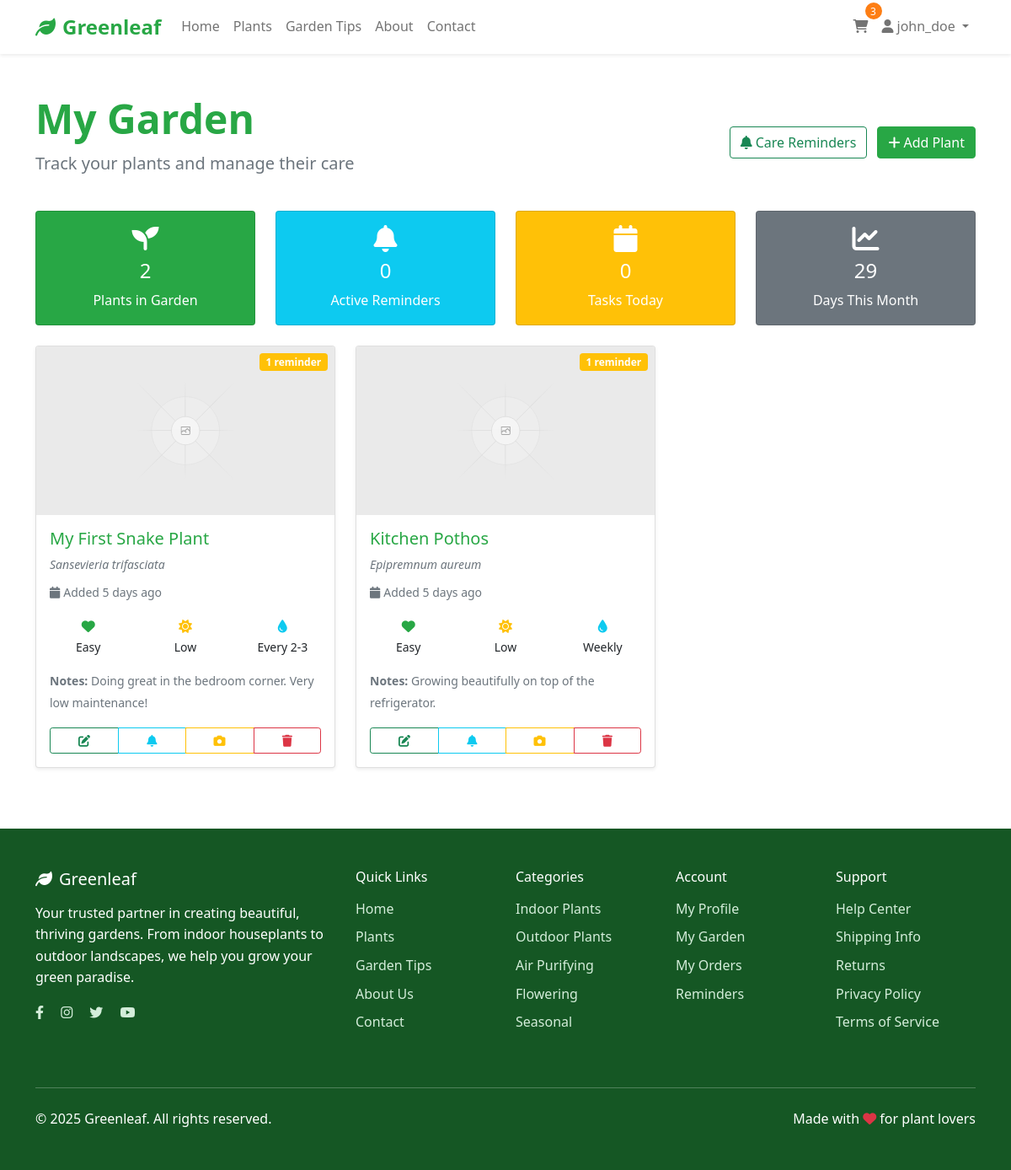
The app's page /my-garden.php (signed in) with its own data.
### tables this page shows
CREATE TABLE `user_garden` (
  `garden_id` int(11) NOT NULL,
  `user_id` int(11) NOT NULL,
  `plant_id` int(11) NOT NULL,
  `plant_name` varchar(100) DEFAULT NULL,
  `date_added` timestamp NOT NULL DEFAULT current_timestamp(),
  `notes` text DEFAULT NULL,
  `growth_images` text DEFAULT NULL
);

CREATE TABLE `plants` (
  `plant_id` int(11) NOT NULL,
  `name` varchar(100) NOT NULL,
  `botanical_name` varchar(100) DEFAULT NULL,
  `category` enum('Indoor','Outdoor','Flowering','Air-Purifying','Seasonal') NOT NULL,
  `price` decimal(10,2) NOT NULL,
  `care_level` enum('Easy','Medium','Hard') DEFAULT 'Medium',
  `light_requirement` enum('Low','Medium','High','Direct') NOT NULL,
  `watering_schedule` varchar(50) DEFAULT NULL,
  `description` text DEFAULT NULL,
  `image` varchar(255) DEFAULT 'default-plant.jpg',
  `stock_quantity` int(11) DEFAULT 0,
  `is_active` tinyint(1) DEFAULT 1,
  `created_at` timestamp NOT NULL DEFAULT current_timestamp(),
  `updated_at` timestamp NOT NULL DEFAULT current_timestamp() ON UPDATE current_timestamp()
);

### config/config.php (called while the page is built, shortened)
<?php
function time_ago($datetime) {
    $time = time() - strtotime($datetime);
    if ($time < 2592000) return floor($time/86400) . ' days ago';
    return floor($time/31536000) . ' years ago';
}
?>

### my-garden.php (the view, shortened to what this page needs)
<?php
require_once 'config/config.php';
$db = new Database();
$conn = $db->getConnection();
$stmt = $conn->prepare("
    SELECT ug.*, p.name, p.botanical_name, p.image, p.care_level, p.light_requirement, p.watering_schedule,
           COUNT(r.reminder_id) as reminder_count
    FROM user_garden ug
    JOIN plants p ON ug.plant_id = p.plant_id
    LEFT JOIN reminders r ON ug.garden_id = r.garden_id AND r.is_completed = 0
    WHERE ug.user_id = ?
    GROUP BY ug.garden_id
    ORDER BY ug.date_added DESC
");
$stmt->bind_param("i", $_SESSION['user_id']);
$stmt->execute();
$garden_result = $stmt->get_result();
?>
<!DOCTYPE html>
<html lang="en">
<head>
    <link href="https://cdn.jsdelivr.net/npm/bootstrap@5.1.3/dist/css/bootstrap.min.css" rel="stylesheet">
    <link href="https://cdnjs.cloudflare.com/ajax/libs/font-awesome/6.0.0/css/all.min.css" rel="stylesheet">
    <link href="assets/css/style.css" rel="stylesheet">
</head>
<body>
    <?php include 'includes/header.php'; ?>
    <div class="container my-5">
        <div class="row mb-4">
            <div class="col-12">
                <div class="d-flex justify-content-between align-items-center">
                    <div>
                        <h1 class="display-5 fw-bold text-success mb-2">My Garden</h1>
                        <p class="lead text-muted">Track your plants and manage their care</p>
                    </div>
                    <div>
                        <a href="reminders.php" class="btn btn-outline-success me-2">
                            <i class="fas fa-bell me-1"></i>Care Reminders
                        </a>
                        <button class="btn btn-success" data-bs-toggle="modal" data-bs-target="#addPlantModal">
                            <i class="fas fa-plus me-1"></i>Add Plant
                        </button>
                    </div>
                </div>
            </div>
        </div>
        <?php if ($garden_result->num_rows > 0): ?>
            <div class="row mb-4">
                <div class="col-md-3">
                    <div class="card bg-success text-white">
                        <div class="card-body text-center">
                            <i class="fas fa-seedling fa-2x mb-2"></i>
                            <h4><?php echo $garden_result->num_rows; ?></h4>
                            <p class="mb-0">Plants in Garden</p>
                        </div>
                    </div>
                </div>
                <div class="col-md-3">
                    <div class="card bg-info text-white">
                        <div class="card-body text-center">
                            <i class="fas fa-bell fa-2x mb-2"></i>
                            <h4 id="activeReminders">0</h4>
                            <p class="mb-0">Active Reminders</p>
                        </div>
                    </div>
                </div>
                <div class="col-md-3">
                    <div class="card bg-warning text-white">
                        <div class="card-body text-center">
                            <i class="fas fa-calendar fa-2x mb-2"></i>
                            <h4 id="todayTasks">0</h4>
                            <p class="mb-0">Tasks Today</p>
                        </div>
                    </div>
                </div>
                <div class="col-md-3">
                    <div class="card bg-secondary text-white">
                        <div class="card-body text-center">
                            <i class="fas fa-chart-line fa-2x mb-2"></i>
                            <h4><?php echo date('j'); ?></h4>
                            <p class="mb-0">Days This Month</p>
                        </div>
                    </div>
                </div>
            </div>
            <div class="row">
                <?php
                $garden_result->data_seek(0);
                while ($plant = $garden_result->fetch_assoc()):
                ?>
                    <div class="col-lg-4 col-md-6 mb-4">
                        <div class="card h-100 shadow-sm garden-plant-card">
                            <div class="position-relative">
                                <img src="<?php echo $plant['image'] ?: DEFAULT_PLANT_IMAGE; ?>"
                                     class="card-img-top" alt="<?php echo htmlspecialchars($plant['name']); ?>"
                                     style="height: 200px; object-fit: cover;">
                                <?php if ($plant['reminder_count'] > 0): ?>
                                    <span class="badge bg-warning position-absolute top-0 end-0 m-2">
                                        <?php echo $plant['reminder_count']; ?> reminder<?php echo $plant['reminder_count'] !== 1 ? 's' : ''; ?>
                                    </span>
                                <?php endif; ?>
                            </div>
                            <div class="card-body d-flex flex-column">
                                <h5 class="card-title text-success">
                                    <?php echo htmlspecialchars($plant['plant_name'] ?: $plant['name']); ?>
                                </h5>
                                <p class="card-text text-muted small mb-2">
                                    <em><?php echo htmlspecialchars($plant['botanical_name']); ?></em>
                                </p>
                                <div class="mb-3">
                                    <small class="text-muted">
                                        <i class="fas fa-calendar me-1"></i>Added <?php echo time_ago($plant['date_added']); ?>
                                    </small>
                                </div>
                                <div class="mb-3">
                                    <div class="row text-center">
                                        <div class="col-4">
                                            <i class="fas fa-heart text-success"></i>
                                            <div class="small"><?php echo $plant['care_level']; ?></div>
                                        </div>
                                        <div class="col-4">
                                            <i class="fas fa-sun text-warning"></i>
                                            <div class="small"><?php echo $plant['light_requirement']; ?></div>
                                        </div>
                                        <div class="col-4">
                                            <i class="fas fa-tint text-info"></i>
                                            <div class="small"><?php echo substr($plant['watering_schedule'], 0, 10); ?></div>
                                        </div>
                                    </div>
                                </div>
                                <?php if ($plant['notes']): ?>
                                    <div class="mb-3">
                                        <small class="text-muted">
                                            <strong>Notes:</strong> <?php echo substr(htmlspecialchars($plant['notes']), 0, 100) . (strlen($plant['notes']) > 100 ? '...' : ''); ?>
                                        </small>
                                    </div>
                                <?php endif; ?>
                                <div class="mt-auto">
                                    <div class="btn-group w-100" role="group">
                                        <button class="btn btn-outline-success btn-sm"
                                                onclick="editPlant(<?php echo $plant['garden_id']; ?>)">
                                            <i class="fas fa-edit"></i>
                                        </button>
                                        <button class="btn btn-outline-info btn-sm"
                                                onclick="addReminder(<?php echo $plant['garden_id']; ?>)">
                                            <i class="fas fa-bell"></i>
                                        </button>
                                        <button class="btn btn-outline-warning btn-sm"
                                                onclick="addGrowthImage(<?php echo $plant['garden_id']; ?>)">
                                            <i class="fas fa-camera"></i>
                                        </button>
                                        <button class="btn btn-outline-danger btn-sm"
                                                onclick="removePlant(<?php echo $plant['garden_id']; ?>)">
                                            <i class="fas fa-trash"></i>
                                        </button>
                                    </div>
                                </div>
                            </div>
                        </div>
                    </div>
                <?php endwhile; ?>
            </div>
        <?php endif; ?>
    </div>
    <?php include 'includes/footer.php'; ?>
</body>
</html>

### assets/css/style.css (style rules this page uses)
:root { --primary-green: #28a745; --secondary-green: #20c997; --dark-green: #155724; --light-green: #d4edda; --accent-orange: #fd7e14; }
body { font-family: "Segoe UI", Tahoma, Geneva, Verdana, sans-serif; line-height: 1.6; }
.btn-success { background-color: var(--primary-green); border-color: var(--primary-green); }
.text-success { color: var(--primary-green) !important; }
.bg-success { background-color: var(--primary-green) !important; }

### my-garden.php (style rules this page uses)
.garden-plant-card { transition: transform 0.2s ease, box-shadow 0.2s ease; }

### records on screen
user_garden: plant.image (placeholder picture), reminder_count "1", plant_name "My First Snake Plant", plant.botanical_name "Sansevieria trifasciata", date_added "5 days ago", plant.care_level "Easy", plant.light_requirement "Low", plant.watering_schedule "Every 2-3", notes "Doing great in the bedroom corner. Very low maintenance!"
user_garden: plant.image (placeholder picture), reminder_count "1", plant_name "Kitchen Pothos", plant.botanical_name "Epipremnum aureum", date_added "5 days ago", plant.care_level "Easy", plant.light_requirement "Low", plant.watering_schedule "Weekly", notes "Growing beautifully on top of the refrigerator."

### other values on screen
SITE_NAME "Greenleaf"
$cart_count "3"
$_SESSION['username'] "john_doe"
$garden_result->num_rows "2"
